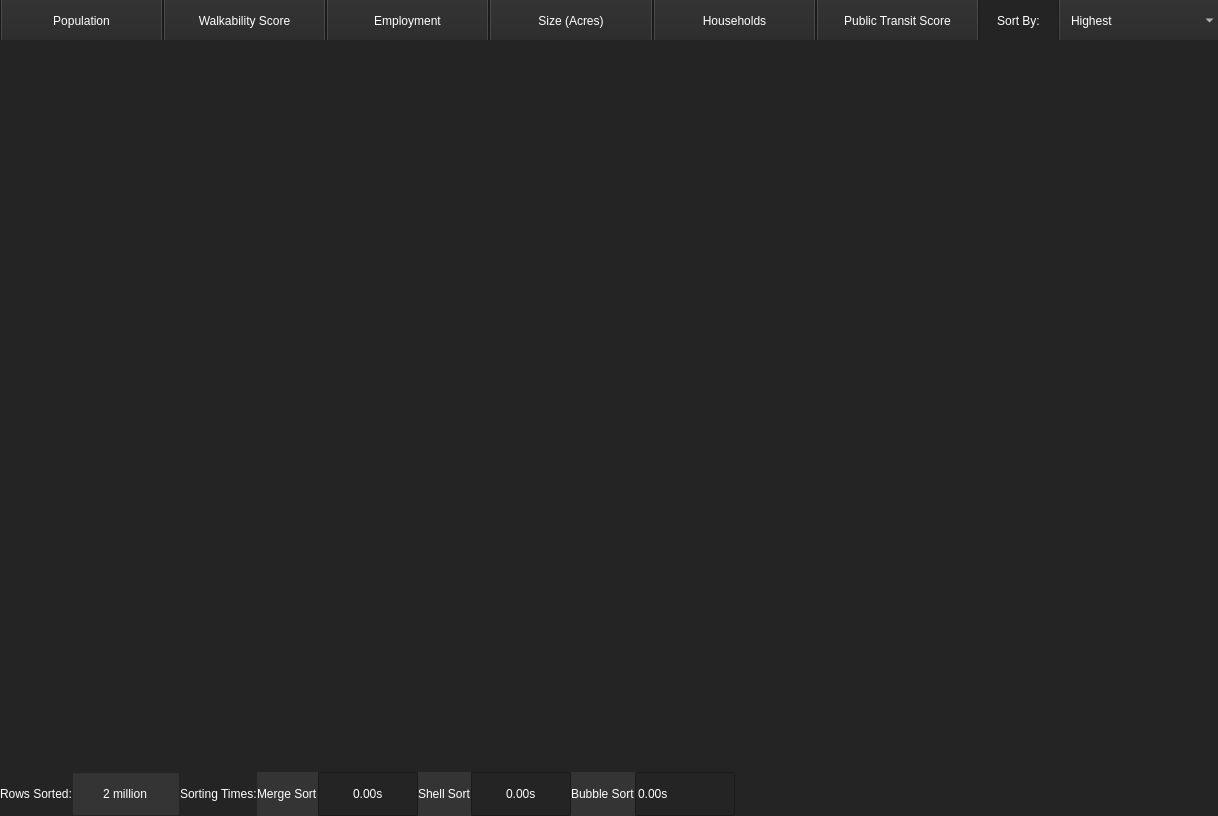
<?xml version="1.0" encoding="UTF-8"?>
<ui version="4.0">
 <class>MainWindow</class>
 <widget class="QMainWindow" name="MainWindow">
  <property name="geometry">
   <rect>
    <x>0</x>
    <y>0</y>
    <width>1218</width>
    <height>816</height>
   </rect>
  </property>
  <property name="sizePolicy">
   <sizepolicy hsizetype="Ignored" vsizetype="Preferred">
    <horstretch>0</horstretch>
    <verstretch>0</verstretch>
   </sizepolicy>
  </property>
  <property name="windowTitle">
   <string>MainWindow</string>
  </property>
  <property name="styleSheet">
   <string notr="true">QWidget {
    background-color: #242424;
    color: #ffffff;
}

</string>
  </property>
  <widget class="QWidget" name="centralwidget">
   <layout class="QVBoxLayout" name="verticalLayout">
    <property name="spacing">
     <number>0</number>
    </property>
    <property name="leftMargin">
     <number>0</number>
    </property>
    <property name="topMargin">
     <number>0</number>
    </property>
    <property name="rightMargin">
     <number>0</number>
    </property>
    <property name="bottomMargin">
     <number>0</number>
    </property>
    <item>
     <widget class="QWidget" name="top" native="true">
      <property name="sizePolicy">
       <sizepolicy hsizetype="Expanding" vsizetype="Preferred">
        <horstretch>0</horstretch>
        <verstretch>0</verstretch>
       </sizepolicy>
      </property>
      <property name="minimumSize">
       <size>
        <width>0</width>
        <height>40</height>
       </size>
      </property>
      <property name="maximumSize">
       <size>
        <width>16777215</width>
        <height>40</height>
       </size>
      </property>
      <property name="styleSheet">
       <string notr="true">
QWidget {
background-color: #343434;
border-bottom: 1px solid #505050;
}

QWidget  &gt; QPushButton  {
 	background-color: #505050;
    border: none;
	border-right: 1px solid #242424;
    color: #ffffff; 
}


 QWidget  &gt; QComboBox {
	background-color: #505050;
    border: none;
    color: #ffffff; 
}</string>
      </property>
      <widget class="QWidget" name="horizontalLayoutWidget">
       <property name="geometry">
        <rect>
         <x>0</x>
         <y>-10</y>
         <width>1221</width>
         <height>61</height>
        </rect>
       </property>
       <layout class="QHBoxLayout" name="horizontalLayout">
        <property name="spacing">
         <number>0</number>
        </property>
        <item>
         <widget class="QPushButton" name="population_sorter">
          <property name="sizePolicy">
           <sizepolicy hsizetype="Preferred" vsizetype="Expanding">
            <horstretch>0</horstretch>
            <verstretch>0</verstretch>
           </sizepolicy>
          </property>
          <property name="text">
           <string>Population</string>
          </property>
         </widget>
        </item>
        <item>
         <widget class="QPushButton" name="walkability_sorter">
          <property name="sizePolicy">
           <sizepolicy hsizetype="Preferred" vsizetype="Expanding">
            <horstretch>0</horstretch>
            <verstretch>0</verstretch>
           </sizepolicy>
          </property>
          <property name="text">
           <string>Walkability Score</string>
          </property>
         </widget>
        </item>
        <item>
         <widget class="QPushButton" name="employment_sorter">
          <property name="sizePolicy">
           <sizepolicy hsizetype="Preferred" vsizetype="Expanding">
            <horstretch>0</horstretch>
            <verstretch>0</verstretch>
           </sizepolicy>
          </property>
          <property name="text">
           <string>Employment</string>
          </property>
         </widget>
        </item>
        <item>
         <widget class="QPushButton" name="size_sorter">
          <property name="sizePolicy">
           <sizepolicy hsizetype="Preferred" vsizetype="Expanding">
            <horstretch>0</horstretch>
            <verstretch>0</verstretch>
           </sizepolicy>
          </property>
          <property name="text">
           <string>Size (Acres)</string>
          </property>
         </widget>
        </item>
        <item>
         <widget class="QPushButton" name="households_sorter">
          <property name="sizePolicy">
           <sizepolicy hsizetype="Preferred" vsizetype="Expanding">
            <horstretch>0</horstretch>
            <verstretch>0</verstretch>
           </sizepolicy>
          </property>
          <property name="text">
           <string>Households</string>
          </property>
         </widget>
        </item>
        <item>
         <widget class="QPushButton" name="transit_sorter">
          <property name="sizePolicy">
           <sizepolicy hsizetype="Preferred" vsizetype="Expanding">
            <horstretch>0</horstretch>
            <verstretch>0</verstretch>
           </sizepolicy>
          </property>
          <property name="text">
           <string>Public Transit Score</string>
          </property>
         </widget>
        </item>
        <item>
         <widget class="QLabel" name="label">
          <property name="sizePolicy">
           <sizepolicy hsizetype="Fixed" vsizetype="Expanding">
            <horstretch>0</horstretch>
            <verstretch>0</verstretch>
           </sizepolicy>
          </property>
          <property name="styleSheet">
           <string notr="true">padding-left: 18px;
padding-right: 18px;
</string>
          </property>
          <property name="text">
           <string>Sort By:</string>
          </property>
          <property name="alignment">
           <set>Qt::AlignmentFlag::AlignCenter</set>
          </property>
         </widget>
        </item>
        <item>
         <widget class="QComboBox" name="sort">
          <property name="sizePolicy">
           <sizepolicy hsizetype="Preferred" vsizetype="Expanding">
            <horstretch>0</horstretch>
            <verstretch>0</verstretch>
           </sizepolicy>
          </property>
          <property name="styleSheet">
           <string notr="true">QComboBox {
    padding-left: 12px; 
    padding-right: 8px; 
}</string>
          </property>
          <item>
           <property name="text">
            <string>Highest</string>
           </property>
          </item>
          <item>
           <property name="text">
            <string>Lowest</string>
           </property>
          </item>
         </widget>
        </item>
       </layout>
      </widget>
     </widget>
    </item>
    <item>
     <widget class="QTableWidget" name="locationTable">
      <property name="styleSheet">
       <string notr="true">QTableWidget {
border: none;
color: #d4d4d4
}
QHeaderView::section {
    background-color: #343434;
    color: white;
    border: 1px solid #404040 !important;
    padding: 5px;
}

QTableCornerButton::section {
    background-color: #343434; 
    border: 1px solid #404040 !important; 
}

QTableWidget::item {
    border: 1px solid #292929 !important;
    padding: 2px;
    margin: 0px;
}

</string>
      </property>
     </widget>
    </item>
    <item>
     <widget class="QWidget" name="bottom" native="true">
      <property name="minimumSize">
       <size>
        <width>0</width>
        <height>44</height>
       </size>
      </property>
      <property name="maximumSize">
       <size>
        <width>16777215</width>
        <height>44</height>
       </size>
      </property>
      <property name="styleSheet">
       <string notr="true">QWidget &gt; * {
    padding-left: 12px;
    padding-right: 12px;
}
QWidget {
border-top: 1px solid #505050
}</string>
      </property>
      <layout class="QHBoxLayout" name="horizontalLayout_2">
       <property name="spacing">
        <number>0</number>
       </property>
       <property name="leftMargin">
        <number>0</number>
       </property>
       <property name="topMargin">
        <number>0</number>
       </property>
       <property name="rightMargin">
        <number>0</number>
       </property>
       <property name="bottomMargin">
        <number>0</number>
       </property>
       <item>
        <layout class="QHBoxLayout" name="horizontalLayout_3">
         <property name="spacing">
          <number>0</number>
         </property>
         <property name="sizeConstraint">
          <enum>QLayout::SizeConstraint::SetDefaultConstraint</enum>
         </property>
         <item>
          <widget class="QLabel" name="label_2">
           <property name="sizePolicy">
            <sizepolicy hsizetype="Preferred" vsizetype="Preferred">
             <horstretch>0</horstretch>
             <verstretch>0</verstretch>
            </sizepolicy>
           </property>
           <property name="styleSheet">
            <string notr="true"/>
           </property>
           <property name="text">
            <string>Rows Sorted:</string>
           </property>
          </widget>
         </item>
         <item>
          <widget class="QLineEdit" name="lineEdit">
           <property name="sizePolicy">
            <sizepolicy hsizetype="Preferred" vsizetype="Expanding">
             <horstretch>0</horstretch>
             <verstretch>0</verstretch>
            </sizepolicy>
           </property>
           <property name="styleSheet">
            <string notr="true">background-color: #343434;</string>
           </property>
           <property name="text">
            <string>2 million</string>
           </property>
           <property name="alignment">
            <set>Qt::AlignmentFlag::AlignCenter</set>
           </property>
           <property name="readOnly">
            <bool>true</bool>
           </property>
          </widget>
         </item>
         <item>
          <widget class="QLabel" name="label_3">
           <property name="text">
            <string>Sorting Times:</string>
           </property>
          </widget>
         </item>
         <item>
          <widget class="QLabel" name="label_4">
           <property name="styleSheet">
            <string notr="true">background-color: #343434;</string>
           </property>
           <property name="text">
            <string>Merge Sort</string>
           </property>
          </widget>
         </item>
         <item>
          <widget class="QLineEdit" name="lineEdit_2">
           <property name="sizePolicy">
            <sizepolicy hsizetype="Fixed" vsizetype="Expanding">
             <horstretch>0</horstretch>
             <verstretch>0</verstretch>
            </sizepolicy>
           </property>
           <property name="maximumSize">
            <size>
             <width>100</width>
             <height>16777215</height>
            </size>
           </property>
           <property name="text">
            <string>0.00s</string>
           </property>
           <property name="alignment">
            <set>Qt::AlignmentFlag::AlignCenter</set>
           </property>
           <property name="readOnly">
            <bool>true</bool>
           </property>
          </widget>
         </item>
         <item>
          <widget class="QLabel" name="label_5">
           <property name="styleSheet">
            <string notr="true">background-color: #343434</string>
           </property>
           <property name="text">
            <string>Shell Sort</string>
           </property>
          </widget>
         </item>
         <item>
          <widget class="QLineEdit" name="lineEdit_4">
           <property name="sizePolicy">
            <sizepolicy hsizetype="Expanding" vsizetype="Expanding">
             <horstretch>0</horstretch>
             <verstretch>0</verstretch>
            </sizepolicy>
           </property>
           <property name="maximumSize">
            <size>
             <width>100</width>
             <height>16777215</height>
            </size>
           </property>
           <property name="text">
            <string>0.00s</string>
           </property>
           <property name="alignment">
            <set>Qt::AlignmentFlag::AlignCenter</set>
           </property>
           <property name="readOnly">
            <bool>true</bool>
           </property>
          </widget>
         </item>
         <item>
          <widget class="QLabel" name="label_6">
           <property name="styleSheet">
            <string notr="true">background-color: #343434</string>
           </property>
           <property name="text">
            <string>Bubble Sort</string>
           </property>
          </widget>
         </item>
         <item>
          <widget class="QLineEdit" name="lineEdit_3">
           <property name="sizePolicy">
            <sizepolicy hsizetype="Fixed" vsizetype="Expanding">
             <horstretch>0</horstretch>
             <verstretch>0</verstretch>
            </sizepolicy>
           </property>
           <property name="maximumSize">
            <size>
             <width>100</width>
             <height>16777215</height>
            </size>
           </property>
           <property name="text">
            <string>0.00s</string>
           </property>
          </widget>
         </item>
         <item>
          <spacer name="horizontalSpacer">
           <property name="orientation">
            <enum>Qt::Orientation::Horizontal</enum>
           </property>
           <property name="sizeHint" stdset="0">
            <size>
             <width>40</width>
             <height>20</height>
            </size>
           </property>
          </spacer>
         </item>
        </layout>
       </item>
      </layout>
     </widget>
    </item>
   </layout>
  </widget>
 </widget>
 <resources/>
 <connections/>
</ui>
